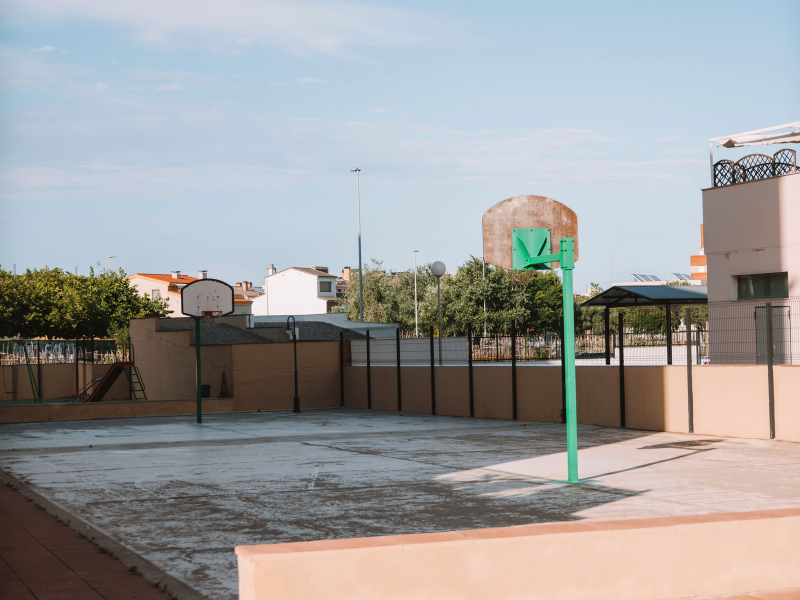
#> input picture assets/examples/court.jpg, 1600 x 1200 px (shown at 1/2 size); its folder holds only this picture in this run
$ python -i alignment.py   (imports and definitions only)
#> lines starting #> are read from the running program, lines starting #| are printed output that depends on the picture
from __future__ import annotations

from dataclasses import dataclass

import cv2
import numpy as np

from .errors import DefocusDepthError
from .io import validate_stack


@dataclass
class AlignmentResult:
    frames: list[np.ndarray]
    transforms: list[np.ndarray]
    errors: list[float]
    inlier_ratios: list[float]


# [7 lines left out: function detect_camera_motion, not called in this run]


def _gray(frame: np.ndarray) -> np.ndarray:
    return frame if frame.ndim == 2 else cv2.cvtColor(frame, cv2.COLOR_BGR2GRAY)


# [47 lines left out: functions validate_scene_consistency, _estimate, not called in this run]


def align_stack(frames: list[np.ndarray] | tuple[np.ndarray, ...], *, max_error_px: float = 2.0) -> AlignmentResult:
    frames = list(validate_stack(frames))
    validate_scene_consistency(frames)
    reference_index = len(frames) // 2
    reference = frames[reference_index]
    aligned = []
    transforms = []
    errors = []
    ratios = []
    for index, frame in enumerate(frames):
        if index == reference_index:
            identity = np.array([[1, 0, 0], [0, 1, 0]], dtype=np.float32)
            aligned.append(frame.copy()); transforms.append(identity); errors.append(0.0); ratios.append(1.0)
            continue
        try:
            matrix, error, ratio = _estimate(reference, frame)
        except DefocusDepthError:
            # A static stack can still be aligned when ORB finds no features;
            # use ECC only for the low-texture fallback and preserve a clear error
            # when it cannot converge.
            try:
                ref_gray = _gray(reference).astype(np.float32) / 255.0
                frame_gray = _gray(frame).astype(np.float32) / 255.0
                warp = np.eye(2, 3, dtype=np.float32)
                criteria = (cv2.TERM_CRITERIA_EPS | cv2.TERM_CRITERIA_COUNT, 80, 1e-5)
                _, warp = cv2.findTransformECC(ref_gray, frame_gray, warp, cv2.MOTION_EUCLIDEAN, criteria)
                # findTransformECC estimates reference -> input, whereas the
                # ORB path and warpAffine below require input -> reference.
                matrix = cv2.invertAffineTransform(warp)
                error, ratio = 1.0, 0.5
            except cv2.error as exc:
                raise DefocusDepthError("ALIGNMENT_FAILED") from exc
        if error > max_error_px:
            raise DefocusDepthError("CAMERA_MOVED")
        height, width = frame.shape[:2]
        aligned.append(cv2.warpAffine(frame, matrix, (width, height), flags=cv2.INTER_LINEAR, borderMode=cv2.BORDER_REFLECT))
        transforms.append(matrix); errors.append(error); ratios.append(ratio)
    shifts = np.asarray([m[:, 2] for m in transforms])
    if detect_camera_motion(shifts, max_shift_px=8.0):
        raise DefocusDepthError("CAMERA_MOVED")
    return AlignmentResult(aligned, transforms, errors, ratios)

>>> import cv2
>>> picture = cv2.imread('../../../assets/examples/court.jpg', cv2.IMREAD_GRAYSCALE)
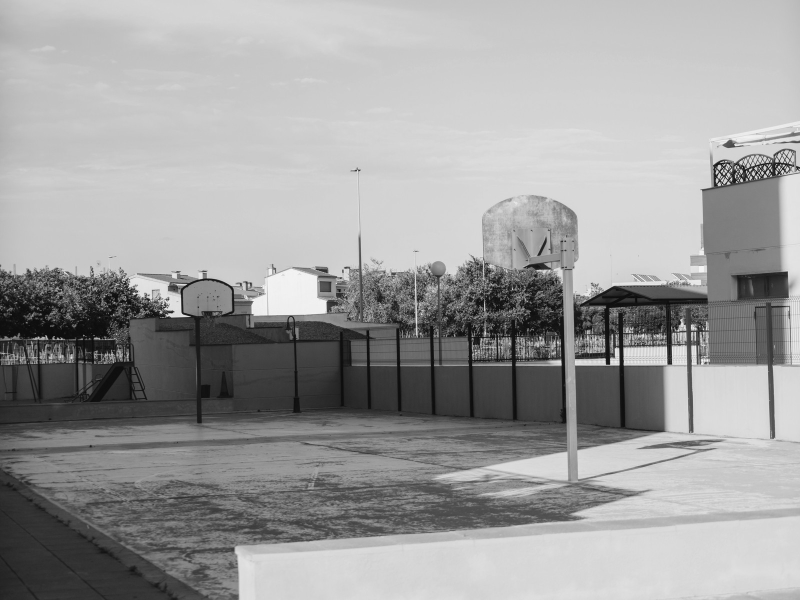
#> picture: shape (1200, 1600) (shown at 1/2 size); min 0, max 255, mean 157.9
>>> result = align_stack(picture)
#> (the run stopped early here; a loop or call above may not have finished)
